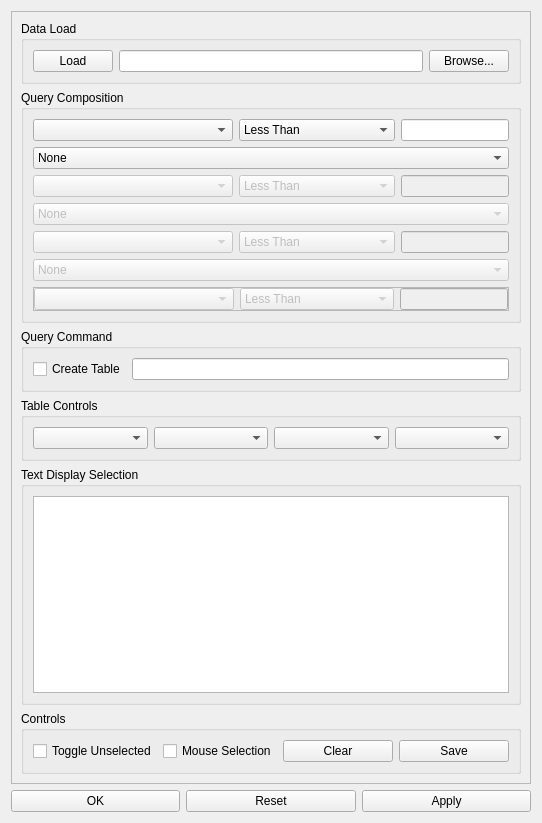
<?xml version="1.0" encoding="UTF-8"?>
<ui version="4.0">
 <class>WarrantyToolPlugin_UIDialog</class>
 <widget class="QWidget" name="WarrantyToolPlugin_UIDialog">
  <property name="geometry">
   <rect>
    <x>0</x>
    <y>0</y>
    <width>542</width>
    <height>823</height>
   </rect>
  </property>
  <property name="windowTitle">
   <string>Form</string>
  </property>
  <layout class="QVBoxLayout" name="verticalLayout_3">
   <item>
    <widget class="QScrollArea" name="scrollArea">
     <property name="widgetResizable">
      <bool>true</bool>
     </property>
     <widget class="QWidget" name="scrollAreaWidgetContents">
      <property name="geometry">
       <rect>
        <x>0</x>
        <y>0</y>
        <width>522</width>
        <height>768</height>
       </rect>
      </property>
      <layout class="QVBoxLayout" name="verticalLayout_2">
       <item>
        <widget class="QGroupBox" name="groupBox_6">
         <property name="title">
          <string>Data Load</string>
         </property>
         <layout class="QHBoxLayout" name="horizontalLayout">
          <item>
           <widget class="QPushButton" name="m_dataLoadButton">
            <property name="text">
             <string>Load</string>
            </property>
           </widget>
          </item>
          <item>
           <widget class="QLineEdit" name="m_dataPath"/>
          </item>
          <item>
           <widget class="QPushButton" name="m_fileBrowseButton">
            <property name="text">
             <string>Browse...</string>
            </property>
           </widget>
          </item>
         </layout>
        </widget>
       </item>
       <item>
        <widget class="QGroupBox" name="groupBox_7">
         <property name="title">
          <string>Query Composition</string>
         </property>
         <layout class="QVBoxLayout" name="verticalLayout_6">
          <item>
           <layout class="QHBoxLayout" name="horizontalLayout_2" stretch="1,1,0">
            <item>
             <widget class="QComboBox" name="m_variableChoice00">
              <property name="minimumSize">
               <size>
                <width>200</width>
                <height>0</height>
               </size>
              </property>
             </widget>
            </item>
            <item>
             <widget class="QComboBox" name="m_variableLogicOperator00">
              <item>
               <property name="text">
                <string>Less Than</string>
               </property>
              </item>
              <item>
               <property name="text">
                <string>Greater Than</string>
               </property>
              </item>
              <item>
               <property name="text">
                <string>Equal</string>
               </property>
              </item>
              <item>
               <property name="text">
                <string>Not Equal</string>
               </property>
              </item>
              <item>
               <property name="text">
                <string>Like</string>
               </property>
              </item>
              <item>
               <property name="text">
                <string>Not Like</string>
               </property>
              </item>
              <item>
               <property name="text">
                <string>Begins With</string>
               </property>
              </item>
              <item>
               <property name="text">
                <string>Does Not Begin With</string>
               </property>
              </item>
             </widget>
            </item>
            <item>
             <widget class="QLineEdit" name="m_textInput00"/>
            </item>
           </layout>
          </item>
          <item>
           <widget class="QComboBox" name="m_logicOperator00">
            <item>
             <property name="text">
              <string>None</string>
             </property>
            </item>
            <item>
             <property name="text">
              <string>And</string>
             </property>
            </item>
            <item>
             <property name="text">
              <string>Or</string>
             </property>
            </item>
           </widget>
          </item>
          <item>
           <widget class="QFrame" name="m_logicGroup01">
            <property name="enabled">
             <bool>false</bool>
            </property>
            <property name="frameShape">
             <enum>QFrame::NoFrame</enum>
            </property>
            <property name="frameShadow">
             <enum>QFrame::Raised</enum>
            </property>
            <layout class="QVBoxLayout" name="verticalLayout">
             <property name="margin">
              <number>0</number>
             </property>
             <item>
              <layout class="QHBoxLayout" name="horizontalLayout_3" stretch="1,1,0">
               <item>
                <widget class="QComboBox" name="m_variableChoice01">
                 <property name="minimumSize">
                  <size>
                   <width>200</width>
                   <height>0</height>
                  </size>
                 </property>
                </widget>
               </item>
               <item>
                <widget class="QComboBox" name="m_variableLogicOperator01">
                 <item>
                  <property name="text">
                   <string>Less Than</string>
                  </property>
                 </item>
                 <item>
                  <property name="text">
                   <string>Greater Than</string>
                  </property>
                 </item>
                 <item>
                  <property name="text">
                   <string>Equal</string>
                  </property>
                 </item>
                 <item>
                  <property name="text">
                   <string>Not Equal</string>
                  </property>
                 </item>
                 <item>
                  <property name="text">
                   <string>Like</string>
                  </property>
                 </item>
                 <item>
                  <property name="text">
                   <string>Not Like</string>
                  </property>
                 </item>
                 <item>
                  <property name="text">
                   <string>Begins With</string>
                  </property>
                 </item>
                 <item>
                  <property name="text">
                   <string>Does Not Begin With</string>
                  </property>
                 </item>
                </widget>
               </item>
               <item>
                <widget class="QLineEdit" name="m_textInput01"/>
               </item>
              </layout>
             </item>
             <item>
              <widget class="QComboBox" name="m_logicOperator01">
               <item>
                <property name="text">
                 <string>None</string>
                </property>
               </item>
               <item>
                <property name="text">
                 <string>And</string>
                </property>
               </item>
               <item>
                <property name="text">
                 <string>Or</string>
                </property>
               </item>
              </widget>
             </item>
             <item>
              <widget class="QFrame" name="m_logicGroup02">
               <property name="enabled">
                <bool>false</bool>
               </property>
               <property name="frameShape">
                <enum>QFrame::NoFrame</enum>
               </property>
               <property name="frameShadow">
                <enum>QFrame::Raised</enum>
               </property>
               <layout class="QVBoxLayout" name="verticalLayout_4">
                <property name="margin">
                 <number>0</number>
                </property>
                <item>
                 <layout class="QHBoxLayout" name="horizontalLayout_4" stretch="1,1,0">
                  <item>
                   <widget class="QComboBox" name="m_variableChoice02">
                    <property name="minimumSize">
                     <size>
                      <width>200</width>
                      <height>0</height>
                     </size>
                    </property>
                   </widget>
                  </item>
                  <item>
                   <widget class="QComboBox" name="m_variableLogicOperator02">
                    <item>
                     <property name="text">
                      <string>Less Than</string>
                     </property>
                    </item>
                    <item>
                     <property name="text">
                      <string>Greater Than</string>
                     </property>
                    </item>
                    <item>
                     <property name="text">
                      <string>Equal</string>
                     </property>
                    </item>
                    <item>
                     <property name="text">
                      <string>Not Equal</string>
                     </property>
                    </item>
                    <item>
                     <property name="text">
                      <string>Like</string>
                     </property>
                    </item>
                    <item>
                     <property name="text">
                      <string>Not Like</string>
                     </property>
                    </item>
                    <item>
                     <property name="text">
                      <string>Begins With</string>
                     </property>
                    </item>
                    <item>
                     <property name="text">
                      <string>Does Not Begin With</string>
                     </property>
                    </item>
                   </widget>
                  </item>
                  <item>
                   <widget class="QLineEdit" name="m_textInput02"/>
                  </item>
                 </layout>
                </item>
                <item>
                 <widget class="QComboBox" name="m_logicOperator02">
                  <item>
                   <property name="text">
                    <string>None</string>
                   </property>
                  </item>
                  <item>
                   <property name="text">
                    <string>And</string>
                   </property>
                  </item>
                  <item>
                   <property name="text">
                    <string>Or</string>
                   </property>
                  </item>
                 </widget>
                </item>
                <item>
                 <widget class="QFrame" name="m_logicGroup03">
                  <property name="enabled">
                   <bool>false</bool>
                  </property>
                  <property name="frameShape">
                   <enum>QFrame::StyledPanel</enum>
                  </property>
                  <property name="frameShadow">
                   <enum>QFrame::Raised</enum>
                  </property>
                  <layout class="QVBoxLayout" name="verticalLayout_5">
                   <property name="margin">
                    <number>0</number>
                   </property>
                   <item>
                    <layout class="QHBoxLayout" name="horizontalLayout_5" stretch="1,1,0">
                     <item>
                      <widget class="QComboBox" name="m_variableChoice03">
                       <property name="minimumSize">
                        <size>
                         <width>200</width>
                         <height>0</height>
                        </size>
                       </property>
                      </widget>
                     </item>
                     <item>
                      <widget class="QComboBox" name="m_variableLogicOperator03">
                       <item>
                        <property name="text">
                         <string>Less Than</string>
                        </property>
                       </item>
                       <item>
                        <property name="text">
                         <string>Greater Than</string>
                        </property>
                       </item>
                       <item>
                        <property name="text">
                         <string>Equal</string>
                        </property>
                       </item>
                       <item>
                        <property name="text">
                         <string>Not Equal</string>
                        </property>
                       </item>
                       <item>
                        <property name="text">
                         <string>Like</string>
                        </property>
                       </item>
                       <item>
                        <property name="text">
                         <string>Not Like</string>
                        </property>
                       </item>
                       <item>
                        <property name="text">
                         <string>Begins With</string>
                        </property>
                       </item>
                       <item>
                        <property name="text">
                         <string>Does Not Begin With</string>
                        </property>
                       </item>
                      </widget>
                     </item>
                     <item>
                      <widget class="QLineEdit" name="m_textInput03"/>
                     </item>
                    </layout>
                   </item>
                  </layout>
                 </widget>
                </item>
               </layout>
              </widget>
             </item>
            </layout>
           </widget>
          </item>
         </layout>
        </widget>
       </item>
       <item>
        <widget class="QGroupBox" name="groupBox_5">
         <property name="title">
          <string>Query Command</string>
         </property>
         <layout class="QHBoxLayout" name="horizontalLayout_12">
          <item>
           <widget class="QCheckBox" name="m_createTableFromQuery">
            <property name="text">
             <string>Create Table</string>
            </property>
           </widget>
          </item>
          <item>
           <widget class="QLineEdit" name="m_queryTextCommandCtrl"/>
          </item>
         </layout>
        </widget>
       </item>
       <item>
        <widget class="QGroupBox" name="groupBox">
         <property name="title">
          <string>Table Controls</string>
         </property>
         <layout class="QHBoxLayout" name="horizontalLayout_7">
          <item>
           <layout class="QHBoxLayout" name="horizontalLayout_6">
            <item>
             <widget class="QComboBox" name="m_tableChoice1"/>
            </item>
            <item>
             <widget class="QComboBox" name="m_tableChoice2"/>
            </item>
            <item>
             <widget class="QComboBox" name="m_tableChoice3"/>
            </item>
            <item>
             <widget class="QComboBox" name="m_tableChoice4"/>
            </item>
           </layout>
          </item>
         </layout>
        </widget>
       </item>
       <item>
        <widget class="QGroupBox" name="groupBox_3">
         <property name="title">
          <string>Text Display Selection</string>
         </property>
         <layout class="QHBoxLayout" name="horizontalLayout_9">
          <item>
           <widget class="QListWidget" name="m_displayTextChkList">
            <property name="editTriggers">
             <set>QAbstractItemView::NoEditTriggers</set>
            </property>
            <property name="showDropIndicator" stdset="0">
             <bool>false</bool>
            </property>
           </widget>
          </item>
         </layout>
        </widget>
       </item>
       <item>
        <widget class="QGroupBox" name="groupBox_4">
         <property name="title">
          <string>Controls</string>
         </property>
         <layout class="QHBoxLayout" name="horizontalLayout_10">
          <item>
           <widget class="QCheckBox" name="m_toggleUnselected">
            <property name="text">
             <string>Toggle Unselected</string>
            </property>
           </widget>
          </item>
          <item>
           <widget class="QCheckBox" name="m_mouseSelection">
            <property name="text">
             <string>Mouse Selection</string>
            </property>
           </widget>
          </item>
          <item>
           <widget class="QPushButton" name="pushButton_3">
            <property name="text">
             <string>Clear</string>
            </property>
           </widget>
          </item>
          <item>
           <widget class="QPushButton" name="pushButton_4">
            <property name="text">
             <string>Save</string>
            </property>
           </widget>
          </item>
         </layout>
        </widget>
       </item>
      </layout>
     </widget>
    </widget>
   </item>
   <item>
    <layout class="QHBoxLayout" name="horizontalLayout_11">
     <item>
      <widget class="QPushButton" name="pushButton_5">
       <property name="text">
        <string>OK</string>
       </property>
      </widget>
     </item>
     <item>
      <widget class="QPushButton" name="pushButton_6">
       <property name="text">
        <string>Reset</string>
       </property>
      </widget>
     </item>
     <item>
      <widget class="QPushButton" name="m_applyButton">
       <property name="text">
        <string>Apply</string>
       </property>
      </widget>
     </item>
    </layout>
   </item>
  </layout>
 </widget>
 <resources/>
 <connections/>
</ui>
